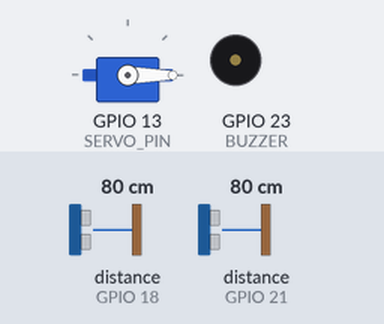
Bench run of a sketch on a simulated ESP32. On the bench: servo, buzzer (waves = sounding, pin HIGH). Wiring (inferred from the names in the program): 2 × ultrasonic range finder: trigger GPIO 5, echo GPIO 18 / trigger GPIO 19, echo GPIO 21. The inputs (shaded band) are chosen by the test bench; at power-on: distance to the obstacle (sensors on GPIO 18, GPIO 21) 80 cm. The echo pulse lasts 58.3 µs per cm; pins used as bus, display or sensor lines are not drawn; what the sketch prints to the serial monitor is not drawn.

Above: at 1.2 s.
1.3 s: distance to the obstacle (sensor on GPIO 18) set to 34 cm
3.0 s: distance to the obstacle (sensor on GPIO 18) set to 27 cm
At 3.8 s:
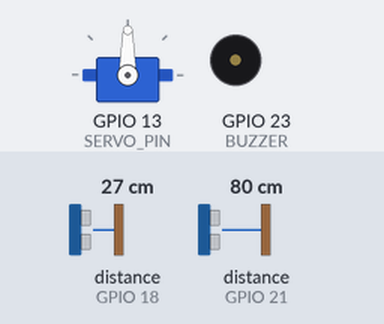
7.3 s: distance to the obstacle (sensor on GPIO 21) set to 5 cm
At 10.2 s:
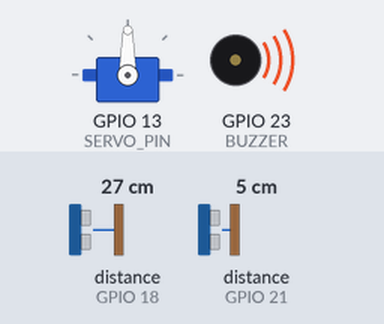
10.3 s: distance to the obstacle (sensor on GPIO 21) set to 8 cm
Timing chart, 0 to 13.3 s (numbered marks = the images above; inputs shaded):
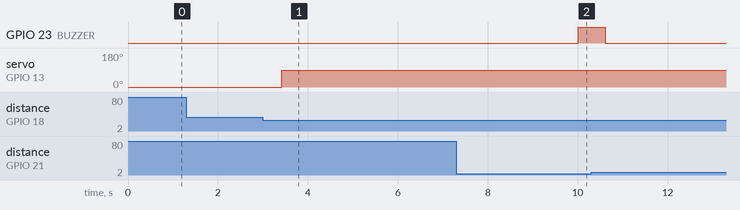

Measured:
- the behaviour switches between 31 and 30 cm on distance to the obstacle (sensor on GPIO 18) (found by bisection; images 0 and 1)
- after the input at 1.3 s, every drawn part: stays the same
- after the input at 3.0 s, servo on GPIO 13 (SERVO_PIN): 0° → 90° after 0.42 s
- after the input at 7.3 s, GPIO 23 (BUZZER): LOW → HIGH after 2.7 s

The sketch:

SmartBin.ino
```cpp
#include <ESP32Servo.h>

// ===== Lid Sensor =====
#define TRIG1 5
#define ECHO1 18

// ===== Trash Level Sensor =====
#define TRIG2 19
#define ECHO2 21

// ===== Servo =====
#define SERVO_PIN 13

// ===== Buzzer =====
#define BUZZER 23

Servo lidServo;

// ===== Variables =====
float distance1, distance2;
bool lidOpen = false;

// ===== Millis Timers =====
unsigned long lastSensorRead  = 0;
unsigned long buzzerStartTime = 0;
unsigned long noObjectTime    = 0;  // tracks when object left

// ===== Industrial Tuning Parameters =====
#define SENSOR_READ_INTERVAL    200
#define LID_CONFIRM_COUNT       3
#define LID_CLEAR_COUNT         4
#define BIN_FULL_CONFIRM_COUNT  5
#define BIN_CLEAR_CONFIRM_COUNT 8
#define BUZZER_BEEP_ON          500
#define BUZZER_BEEP_OFF         10000
#define LID_OBJECT_THRESHOLD    30.0
#define BIN_FULL_THRESHOLD      6.0
#define LID_CLOSE_DELAY         3000  // ms after object leaves to close lid

// ===== Debounce Counters =====
int lidDetectCount = 0;
int lidClearCount  = 0;
int binFullCount   = 0;
int binClearCount  = 0;

// ===== State Flags =====
bool binFull         = false;
bool buzzerBeepOn    = false;
bool lidCooldown     = false;
bool objectPresent   = false;  // true while someone is in front
bool waitingToClose  = false;  // true during the 3sec countdown

float readDistance(int trigPin, int echoPin)
{
  digitalWrite(trigPin, LOW);
  delayMicroseconds(2);
  digitalWrite(trigPin, HIGH);
  delayMicroseconds(10);
  digitalWrite(trigPin, LOW);

  long duration = pulseIn(echoPin, HIGH, 23200);
  if (duration == 0) return 999;

  return duration * 0.034 / 2;
}

float readDistanceAvg(int trigPin, int echoPin)
{
  float r1 = readDistance(trigPin, echoPin);
  delayMicroseconds(60);
  float r2 = readDistance(trigPin, echoPin);
  delayMicroseconds(60);
  float r3 = readDistance(trigPin, echoPin);

  float sum = 0;
  int count = 0;

  if (r1 != 999) { sum += r1; count++; }
  if (r2 != 999) { sum += r2; count++; }
  if (r3 != 999) { sum += r3; count++; }

  if (count == 0) return 999;
  return sum / count;
}

void handleLid(float dist)
{
  bool detected = (dist < LID_OBJECT_THRESHOLD && dist != 999);

  if (detected)
  {
    // ===== Object is present =====
    lidClearCount = 0;
    waitingToClose = false; // cancel any close countdown

    if (!lidOpen && !lidCooldown)
    {
      lidDetectCount++;

      if (lidDetectCount >= LID_CONFIRM_COUNT)
      {
        lidDetectCount = 0;
        lidOpen        = true;
        objectPresent  = true;
        lidServo.write(90);
        Serial.println("[LID] Opening — Object confirmed");
      }
    }
    else if (lidOpen)
    {
      // Already open — keep resetting, person still there
      objectPresent = true;
    }
  }
  else
  {
    // ===== Object gone =====
    lidDetectCount = 0;

    if (lidOpen)
    {
      if (!waitingToClose)
      {
        // Start the 3 second countdown
        waitingToClose = true;
        noObjectTime   = millis();
        Serial.println("[LID] Object left — Starting 3s close countdown");
      }
      else if (millis() - noObjectTime >= LID_CLOSE_DELAY)
      {
        // 3 seconds passed with no object — close lid
        lidOpen        = false;
        lidCooldown    = true;
        waitingToClose = false;
        objectPresent  = false;
        lidClearCount  = 0;
        lidServo.write(0);
        Serial.println("[LID] Closing — No object for 3s");
      }
    }

    // ===== Cooldown clear =====
    if (lidCooldown)
    {
      lidClearCount++;
      if (lidClearCount >= LID_CLEAR_COUNT)
      {
        lidClearCount = 0;
        lidCooldown   = false;
        Serial.println("[LID] Cooldown cleared — Ready for next trigger");
      }
    }
  }
}

void handleBinFull(float dist)
{
  if (dist == 999) return;

  if (dist < BIN_FULL_THRESHOLD)
  {
    binClearCount = 0;
    binFullCount++;

    if (!binFull && binFullCount >= BIN_FULL_CONFIRM_COUNT)
    {
      binFull         = true;
      buzzerBeepOn    = false;
      buzzerStartTime = 0;
      Serial.println("[BIN] FULL — Alert ON");
    }
  }
  else
  {
    binFullCount = 0;
    binClearCount++;

    if (binFull && binClearCount >= BIN_CLEAR_CONFIRM_COUNT)
    {
      binFull       = false;
      binClearCount = 0;
      digitalWrite(BUZZER, LOW);
      buzzerBeepOn  = false;
      Serial.println("[BIN] Cleared — Alert OFF");
    }
  }

  if (binFull)
  {
    unsigned long elapsed = millis() - buzzerStartTime;

    if (!buzzerBeepOn && elapsed >= BUZZER_BEEP_OFF)
    {
      digitalWrite(BUZZER, HIGH);
      buzzerBeepOn    = true;
      buzzerStartTime = millis();
    }
    else if (buzzerBeepOn && elapsed >= BUZZER_BEEP_ON)
    {
      digitalWrite(BUZZER, LOW);
      buzzerBeepOn    = false;
      buzzerStartTime = millis();
    }
  }
}

void setup()
{
  Serial.begin(115200);

  pinMode(TRIG1, OUTPUT);
  pinMode(ECHO1, INPUT);

  pinMode(TRIG2, OUTPUT);
  pinMode(ECHO2, INPUT);

  pinMode(BUZZER, OUTPUT);
  digitalWrite(BUZZER, LOW);

  lidServo.attach(SERVO_PIN);
  lidServo.write(0);

  Serial.println("=============================");
  Serial.println("   Smart Bin System Started  ");
  Serial.println("=============================");
}

void loop()
{
  unsigned long now = millis();

  if (now - lastSensorRead >= SENSOR_READ_INTERVAL)
  {
    lastSensorRead = now;

    distance1 = readDistanceAvg(TRIG1, ECHO1);
    distance2 = readDistanceAvg(TRIG2, ECHO2);

    Serial.print("[SENSOR] Object: ");
    Serial.print(distance1);
    Serial.print(" cm | Trash Level: ");
    Serial.print(distance2);
    Serial.println(" cm");

    handleLid(distance1);
    handleBinFull(distance2);
  }
}
```
